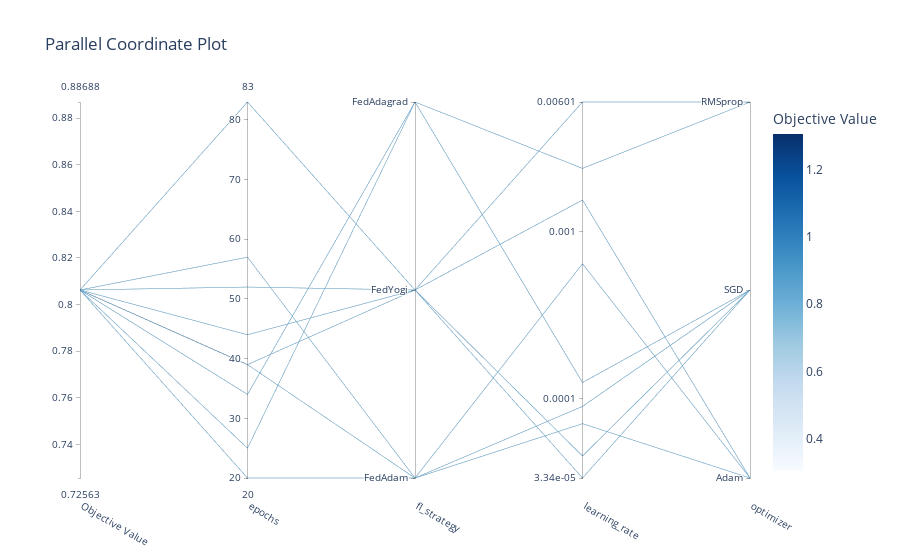

Notebook code for this chart:
### Code cell
learning_strategy.plot_parallel_coordinate()

### Figure 1 — Plotly figure (JSON) as saved in the notebook; plotly's stock layout.template omitted (floating-point values rounded to 4 significant figures)
{"data": [{"dimensions": [{"label": "Objective Value", "range": [0.8063, 0.8063], "values": [0.8063, 0.8063, 0.8063, 0.8063, 0.8063, 0.8063, 0.8063, 0.8063, 0.8063]}, {"label": "epochs", "range": [20, 83], "values": [57, 39, 25, 20, 44, 52, 39, 83, 34]}, {"label": "fl_strategy", "range": [0, 2], "ticktext": ["FedAdam", "FedYogi", "FedAdagrad"], "tickvals": [0, 1, 2], "values": [0, 1, 2, 0, 1, 1, 0, 1, 2]}, {"label": "learning_rate", "range": [-4.476, -2.221], "ticktext": ["3.34e-05", "0.0001", "0.001", "0.00601"], "tickvals": [-4.476, -4, -3, -2.221], "values": [-4.151, -2.809, -3.904, -3.191, -4.476, -2.221, -4.047, -4.344, -2.62]}, {"label": "optimizer", "range": [0, 2], "ticktext": ["Adam", "SGD", "RMSprop"], "tickvals": [0, 1, 2], "values": [0, 0, 1, 0, 1, 2, 1, 1, 2]}], "labelangle": 30, "labelside": "bottom", "line": {"color": [0.8063, 0.8063, 0.8063, 0.8063, 0.8063, 0.8063, 0.8063, 0.8063, 0.8063], "colorbar": {"title": {"text": "Objective Value"}}, "colorscale": [[0, "rgb(247,251,255)"], [0.125, "rgb(222,235,247)"], [0.25, "rgb(198,219,239)"], [0.375, "rgb(158,202,225)"], [0.5, "rgb(107,174,214)"], [0.625, "rgb(66,146,198)"], [0.75, "rgb(33,113,181)"], [0.875, "rgb(8,81,156)"], [1, "rgb(8,48,107)"]], "reversescale": false, "showscale": true}, "type": "parcoords"}], "layout": {"title": {"text": "Parallel Coordinate Plot"}}}
